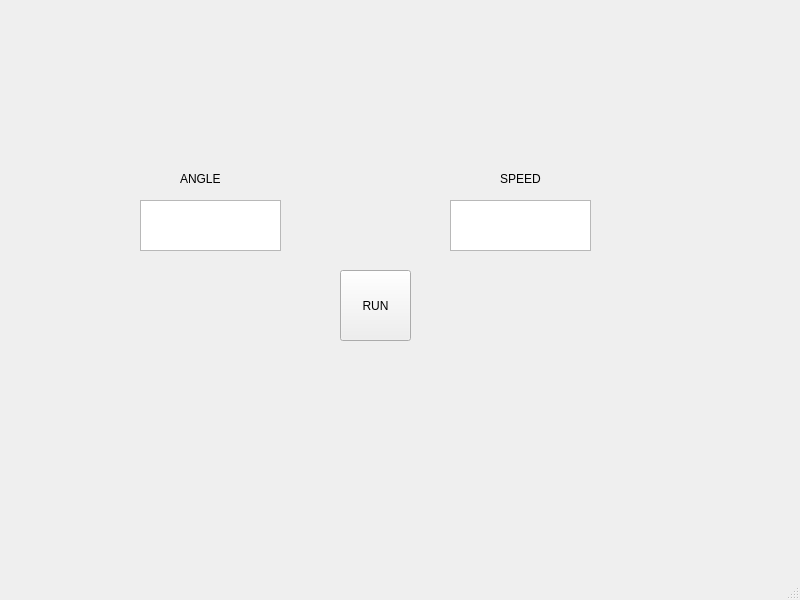
<?xml version="1.0" encoding="UTF-8"?>
<ui version="4.0">
 <class>MainWindow</class>
 <widget class="QMainWindow" name="MainWindow">
  <property name="geometry">
   <rect>
    <x>0</x>
    <y>0</y>
    <width>800</width>
    <height>600</height>
   </rect>
  </property>
  <property name="windowTitle">
   <string>MainWindow</string>
  </property>
  <widget class="QWidget" name="centralwidget">
   <widget class="QPushButton" name="RunButton">
    <property name="geometry">
     <rect>
      <x>340</x>
      <y>270</y>
      <width>71</width>
      <height>71</height>
     </rect>
    </property>
    <property name="text">
     <string>RUN</string>
    </property>
   </widget>
   <widget class="QTextEdit" name="AngleInput">
    <property name="geometry">
     <rect>
      <x>140</x>
      <y>200</y>
      <width>141</width>
      <height>51</height>
     </rect>
    </property>
   </widget>
   <widget class="QTextEdit" name="SpeedInput">
    <property name="geometry">
     <rect>
      <x>450</x>
      <y>200</y>
      <width>141</width>
      <height>51</height>
     </rect>
    </property>
   </widget>
   <widget class="QLabel" name="AngleLabel">
    <property name="geometry">
     <rect>
      <x>180</x>
      <y>170</y>
      <width>67</width>
      <height>17</height>
     </rect>
    </property>
    <property name="text">
     <string>ANGLE</string>
    </property>
   </widget>
   <widget class="QLabel" name="SpeedLabel">
    <property name="geometry">
     <rect>
      <x>500</x>
      <y>170</y>
      <width>67</width>
      <height>17</height>
     </rect>
    </property>
    <property name="text">
     <string>SPEED</string>
    </property>
   </widget>
  </widget>
  <widget class="QMenuBar" name="menubar">
   <property name="geometry">
    <rect>
     <x>0</x>
     <y>0</y>
     <width>800</width>
     <height>22</height>
    </rect>
   </property>
  </widget>
  <widget class="QStatusBar" name="statusbar"/>
 </widget>
 <resources/>
 <connections/>
</ui>
